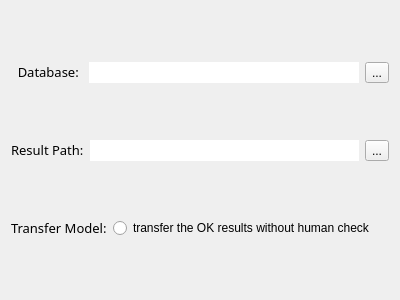
<?xml version="1.0" encoding="UTF-8"?>
<ui version="4.0">
 <class>mySettingWindow</class>
 <widget class="QWidget" name="mySettingWindow">
  <property name="geometry">
   <rect>
    <x>0</x>
    <y>0</y>
    <width>400</width>
    <height>300</height>
   </rect>
  </property>
  <property name="windowTitle">
   <string>mySettingWindow</string>
  </property>
  <layout class="QVBoxLayout" name="verticalLayout_2">
   <item>
    <layout class="QHBoxLayout" name="horizontalLayout">
     <item>
      <widget class="QLabel" name="label_18">
       <property name="sizePolicy">
        <sizepolicy hsizetype="Fixed" vsizetype="Fixed">
         <horstretch>0</horstretch>
         <verstretch>0</verstretch>
        </sizepolicy>
       </property>
       <property name="font">
        <font>
         <family>微软雅黑</family>
         <pointsize>10</pointsize>
        </font>
       </property>
       <property name="text">
        <string>  Database: </string>
       </property>
      </widget>
     </item>
     <item>
      <widget class="QLabel" name="resultPathLab">
       <property name="font">
        <font>
         <family>微软雅黑</family>
         <pointsize>10</pointsize>
        </font>
       </property>
       <property name="styleSheet">
        <string notr="true">background-color: rgb(255, 255, 255);</string>
       </property>
       <property name="text">
        <string/>
       </property>
      </widget>
     </item>
     <item>
      <widget class="QToolButton" name="setResPathBt">
       <property name="text">
        <string>...</string>
       </property>
      </widget>
     </item>
    </layout>
   </item>
   <item>
    <layout class="QHBoxLayout" name="horizontalLayout_2">
     <item>
      <widget class="QLabel" name="label_19">
       <property name="sizePolicy">
        <sizepolicy hsizetype="Fixed" vsizetype="Fixed">
         <horstretch>0</horstretch>
         <verstretch>0</verstretch>
        </sizepolicy>
       </property>
       <property name="font">
        <font>
         <family>微软雅黑</family>
         <pointsize>10</pointsize>
        </font>
       </property>
       <property name="text">
        <string>Result Path:</string>
       </property>
      </widget>
     </item>
     <item>
      <widget class="QLabel" name="resultPathLab_2">
       <property name="font">
        <font>
         <family>微软雅黑</family>
         <pointsize>10</pointsize>
        </font>
       </property>
       <property name="styleSheet">
        <string notr="true">background-color: rgb(255, 255, 255);</string>
       </property>
       <property name="text">
        <string/>
       </property>
      </widget>
     </item>
     <item>
      <widget class="QToolButton" name="setResPathBt_2">
       <property name="text">
        <string>...</string>
       </property>
      </widget>
     </item>
    </layout>
   </item>
   <item>
    <layout class="QHBoxLayout" name="horizontalLayout_3">
     <item>
      <widget class="QLabel" name="label_20">
       <property name="sizePolicy">
        <sizepolicy hsizetype="Fixed" vsizetype="Fixed">
         <horstretch>0</horstretch>
         <verstretch>0</verstretch>
        </sizepolicy>
       </property>
       <property name="font">
        <font>
         <family>微软雅黑</family>
         <pointsize>10</pointsize>
        </font>
       </property>
       <property name="text">
        <string>Transfer Model:</string>
       </property>
      </widget>
     </item>
     <item>
      <widget class="QRadioButton" name="radioButton">
       <property name="text">
        <string>transfer the OK results without human check</string>
       </property>
      </widget>
     </item>
    </layout>
   </item>
  </layout>
 </widget>
 <layoutdefault spacing="6" margin="11"/>
 <resources/>
 <connections/>
</ui>
